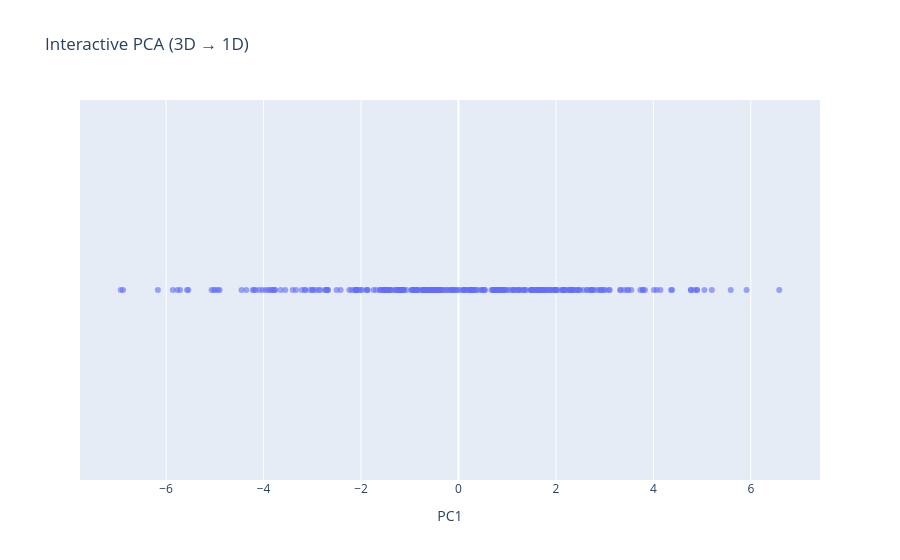

Notebook code cell kept with this figure:
### Code cell
df_1D_plot = pd.DataFrame(X_1D, columns=["PC1"])
df_1D_plot["zero"] = 0  # fake Y axis for visualization

fig = px.scatter(
    df_1D_plot,
    x="PC1",
    y="zero",
    opacity=0.6,
    title="Interactive PCA (3D → 1D)"
)

fig.update_yaxes(visible=False)
fig.show()

### Figure 1 — Plotly figure (JSON) as saved in the notebook; plotly's stock layout.template omitted (floating-point values rounded to 4 significant figures; data arrays with more than 128 entries replaced by an {"elided": "..."} marker saying what was removed)
{"data": [{"hovertemplate": "PC1=%{x}<br>zero=%{y}<extra></extra>", "legendgroup": "", "marker": {"color": "#636efa", "opacity": 0.6, "symbol": "circle"}, "mode": "markers", "name": "", "orientation": "v", "showlegend": false, "type": "scatter", "x": {"elided": "300 float values"}, "xaxis": "x", "y": {"elided": "300 int values"}, "yaxis": "y"}], "layout": {"legend": {"tracegroupgap": 0}, "title": {"text": "Interactive PCA (3D → 1D)"}, "xaxis": {"anchor": "y", "domain": [0, 1], "title": {"text": "PC1"}}, "yaxis": {"anchor": "x", "domain": [0, 1], "title": {"text": "zero"}, "visible": false}}}
